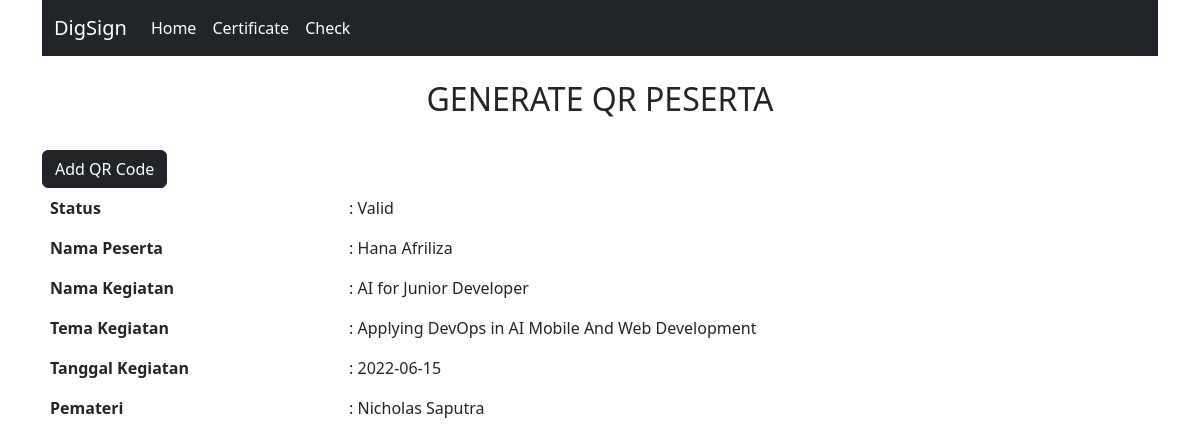
/generate.php?id=1, run on the app's committed database.
### tables this page shows
CREATE TABLE `peserta` (
  `id_peserta` int(11) UNSIGNED NOT NULL,
  `id_kegiatan` int(11) UNSIGNED NOT NULL,
  `nama_peserta` varchar(255) NOT NULL,
  `status` varchar(10) NOT NULL DEFAULT '1'
);

CREATE TABLE `kegiatan` (
  `id_kegiatan` int(11) UNSIGNED NOT NULL,
  `nama_kegiatan` varchar(255) NOT NULL,
  `tema_kegiatan` varchar(255) NOT NULL,
  `tanggal_kegiatan` date DEFAULT NULL,
  `pemateri` varchar(255) NOT NULL,
  `status` varchar(10) NOT NULL DEFAULT '1'
);

### generate.php (the view, shortened to what this page needs)
<?php session_start();
include('koneksi.php');
$id = $_GET['id'];
?>
<!DOCTYPE html>
<html>
<head>
    <link href="https://cdn.jsdelivr.net/npm/bootstrap@5.2.0-beta1/dist/css/bootstrap.min.css" rel="stylesheet">
    <link type="text/css" href='https://cdn.datatables.net/1.10.16/css/jquery.dataTables.min.css' rel='stylesheet'>
    <link type="text/css" href='https://cdn.datatables.net/responsive/2.2.1/css/responsive.dataTables.min.css' rel='stylesheet'>
    <link type="text/css" href='https://cdn.datatables.net/buttons/1.5.1/css/buttons.dataTables.min.css' rel='stylesheet'>
</head>
<body>
    <div class="container">
        <nav class="navbar navbar-expand-lg navbar-dark bg-dark">
            <div class="container-fluid">
                <a class="navbar-brand" href="#">DigSign</a>
                <div class="collapse navbar-collapse" id="navbarNav">
                    <ul class="navbar-nav">
                        <li class="nav-item">
                            <a class="nav-link active" aria-current="page" href="index.php">Home</a>
                        </li>
                        <li class="nav-item">
                            <a class="nav-link active" href="certificate.php">Certificate</a>
                        </li>
                        <li class="nav-item">
                            <a class="nav-link active" href="check.php">Check</a>
                        </li>
                    </ul>
                </div>
            </div>
        </nav>
        <br />
        <h2 align="center">GENERATE QR PESERTA</h2>
        <br />
        <form action="uploadqrcode.php" method="POST" onsubmit="signature.generateQR(event)" enctype="multipart/form-data">
            <?php $query = mysqli_query($conn, "SELECT * FROM peserta JOIN kegiatan ON peserta.id_kegiatan = kegiatan.id_kegiatan WHERE id_peserta = " . $id);
            $row = mysqli_fetch_array($query);
            ?>
            <button class="btn btn-dark" type="submit" name="submit" value="submit">Add QR Code</button>
            <table class="table table-borderless display responsive nowrap" style="width:100%">
                <tbody>
                    <tr>
                        <th scope="row">Status</th>
                        <td>: <?php if ($row != NULL) {
                                    echo "Valid";
                                } else {
                                    echo "Invalid";
                                } ?></td>
                    </tr>
                    <tr>
                        <th scope="row">Nama Peserta</th>
                        <td>: <?php if ($row != NULL) {
                                    echo htmlentities($row['nama_peserta']);
                                } else {
                                    echo "";
                                } ?></td>
                    </tr>
                    <tr>
                        <th scope="row">Nama Kegiatan</th>
                        <td>: <?php if ($row != NULL) {
                                    echo htmlentities($row['nama_kegiatan']);
                                } else {
                                    echo "";
                                } ?></td>
                    </tr>
                    <tr>
                        <th scope="row">Tema Kegiatan</th>
                        <td>: <?php if ($row != NULL) {
                                    echo htmlentities($row['tema_kegiatan']);
                                } else {
                                    echo "";
                                } ?></td>
                    </tr>
                    <tr>
                        <th scope="row">Tanggal Kegiatan</th>
                        <td>: <?php if ($row != NULL) {
                                    echo htmlentities($row['tanggal_kegiatan']);
                                } else {
                                    echo "";
                                } ?></td>
                    </tr>
                    <tr>
                        <th scope="row">Pemateri</th>
                        <td>: <?php if ($row != NULL) {
                                    echo htmlentities($row['pemateri']);
                                } else {
                                    echo "";
                                } ?></td>
                    </tr>
                </tbody>
            </table>
        </form>
    </div>
</body>
</html>

### data on the page
peserta: nama_peserta "Hana Afriliza", id_kegiatan.nama_kegiatan "AI for Junior Developer", id_kegiatan.tema_kegiatan "Applying DevOps in AI Mobile And Web Development", id_kegiatan.tanggal_kegiatan "2022-06-15", id_kegiatan.pemateri "Nicholas Saputra"
